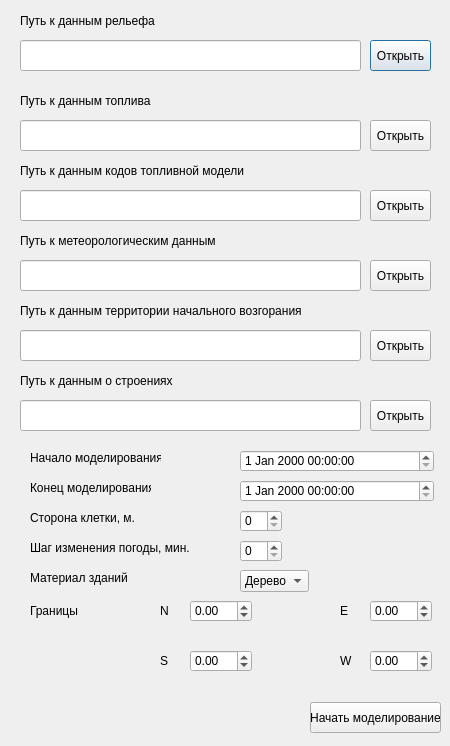
<?xml version="1.0" encoding="UTF-8"?>
<ui version="4.0">
 <class>Dialog</class>
 <widget class="QDialog" name="Dialog">
  <property name="geometry">
   <rect>
    <x>0</x>
    <y>0</y>
    <width>450</width>
    <height>746</height>
   </rect>
  </property>
  <property name="sizePolicy">
   <sizepolicy hsizetype="Fixed" vsizetype="Fixed">
    <horstretch>0</horstretch>
    <verstretch>0</verstretch>
   </sizepolicy>
  </property>
  <property name="windowTitle">
   <string>Настройки модели</string>
  </property>
  <widget class="QLabel" name="label_4">
   <property name="geometry">
    <rect>
     <x>20</x>
     <y>10</y>
     <width>161</width>
     <height>21</height>
    </rect>
   </property>
   <property name="text">
    <string>Путь к данным рельефа</string>
   </property>
  </widget>
  <widget class="QLineEdit" name="relief_path">
   <property name="geometry">
    <rect>
     <x>20</x>
     <y>40</y>
     <width>341</width>
     <height>31</height>
    </rect>
   </property>
  </widget>
  <widget class="QPushButton" name="choose_relief_data_btn">
   <property name="geometry">
    <rect>
     <x>370</x>
     <y>40</y>
     <width>61</width>
     <height>31</height>
    </rect>
   </property>
   <property name="text">
    <string>Открыть</string>
   </property>
   <property name="icon">
    <iconset>
     <normaloff>:/icons/icons/cil-folder-open.png</normaloff>:/icons/icons/cil-folder-open.png</iconset>
   </property>
   <property name="iconSize">
    <size>
     <width>24</width>
     <height>24</height>
    </size>
   </property>
  </widget>
  <widget class="QLabel" name="label_5">
   <property name="geometry">
    <rect>
     <x>20</x>
     <y>90</y>
     <width>161</width>
     <height>21</height>
    </rect>
   </property>
   <property name="text">
    <string>Путь к данным топлива</string>
   </property>
  </widget>
  <widget class="QLineEdit" name="fuel_path">
   <property name="geometry">
    <rect>
     <x>20</x>
     <y>120</y>
     <width>341</width>
     <height>31</height>
    </rect>
   </property>
  </widget>
  <widget class="QPushButton" name="choose_fuel_data_btn">
   <property name="geometry">
    <rect>
     <x>370</x>
     <y>120</y>
     <width>61</width>
     <height>31</height>
    </rect>
   </property>
   <property name="text">
    <string>Открыть</string>
   </property>
   <property name="icon">
    <iconset>
     <normaloff>:/icons/icons/cil-folder-open.png</normaloff>:/icons/icons/cil-folder-open.png</iconset>
   </property>
   <property name="iconSize">
    <size>
     <width>24</width>
     <height>24</height>
    </size>
   </property>
  </widget>
  <widget class="QLabel" name="label_6">
   <property name="geometry">
    <rect>
     <x>20</x>
     <y>160</y>
     <width>341</width>
     <height>21</height>
    </rect>
   </property>
   <property name="text">
    <string>Путь к данным кодов топливной модели</string>
   </property>
  </widget>
  <widget class="QLineEdit" name="fuel_codes_path">
   <property name="geometry">
    <rect>
     <x>20</x>
     <y>190</y>
     <width>341</width>
     <height>31</height>
    </rect>
   </property>
  </widget>
  <widget class="QPushButton" name="choose_fuel_codes_btn">
   <property name="geometry">
    <rect>
     <x>370</x>
     <y>190</y>
     <width>61</width>
     <height>31</height>
    </rect>
   </property>
   <property name="text">
    <string>Открыть</string>
   </property>
   <property name="icon">
    <iconset>
     <normaloff>:/icons/icons/cil-folder-open.png</normaloff>:/icons/icons/cil-folder-open.png</iconset>
   </property>
   <property name="iconSize">
    <size>
     <width>24</width>
     <height>24</height>
    </size>
   </property>
  </widget>
  <widget class="QLabel" name="label_7">
   <property name="geometry">
    <rect>
     <x>20</x>
     <y>230</y>
     <width>351</width>
     <height>21</height>
    </rect>
   </property>
   <property name="text">
    <string>Путь к метеорологическим данным</string>
   </property>
  </widget>
  <widget class="QLineEdit" name="weather_path">
   <property name="geometry">
    <rect>
     <x>20</x>
     <y>260</y>
     <width>341</width>
     <height>31</height>
    </rect>
   </property>
   <property name="text">
    <string/>
   </property>
  </widget>
  <widget class="QPushButton" name="choose_weather_btn">
   <property name="geometry">
    <rect>
     <x>370</x>
     <y>260</y>
     <width>61</width>
     <height>31</height>
    </rect>
   </property>
   <property name="text">
    <string>Открыть</string>
   </property>
   <property name="icon">
    <iconset>
     <normaloff>:/icons/icons/cil-folder-open.png</normaloff>:/icons/icons/cil-folder-open.png</iconset>
   </property>
   <property name="iconSize">
    <size>
     <width>24</width>
     <height>24</height>
    </size>
   </property>
  </widget>
  <widget class="QLabel" name="label_8">
   <property name="geometry">
    <rect>
     <x>20</x>
     <y>300</y>
     <width>351</width>
     <height>21</height>
    </rect>
   </property>
   <property name="text">
    <string>Путь к данным территории начального возгорания</string>
   </property>
  </widget>
  <widget class="QLineEdit" name="ignition_path">
   <property name="geometry">
    <rect>
     <x>20</x>
     <y>330</y>
     <width>341</width>
     <height>31</height>
    </rect>
   </property>
   <property name="text">
    <string/>
   </property>
  </widget>
  <widget class="QPushButton" name="choose_ignition_btn">
   <property name="geometry">
    <rect>
     <x>370</x>
     <y>330</y>
     <width>61</width>
     <height>31</height>
    </rect>
   </property>
   <property name="text">
    <string>Открыть</string>
   </property>
   <property name="icon">
    <iconset>
     <normaloff>:/icons/icons/cil-folder-open.png</normaloff>:/icons/icons/cil-folder-open.png</iconset>
   </property>
   <property name="iconSize">
    <size>
     <width>24</width>
     <height>24</height>
    </size>
   </property>
  </widget>
  <widget class="QLabel" name="label">
   <property name="geometry">
    <rect>
     <x>30</x>
     <y>450</y>
     <width>131</width>
     <height>16</height>
    </rect>
   </property>
   <property name="text">
    <string>Начало моделирования</string>
   </property>
  </widget>
  <widget class="QLabel" name="label_2">
   <property name="geometry">
    <rect>
     <x>30</x>
     <y>480</y>
     <width>121</width>
     <height>16</height>
    </rect>
   </property>
   <property name="text">
    <string>Конец моделирования</string>
   </property>
  </widget>
  <widget class="QDateTimeEdit" name="start">
   <property name="geometry">
    <rect>
     <x>240</x>
     <y>450</y>
     <width>194</width>
     <height>22</height>
    </rect>
   </property>
  </widget>
  <widget class="QDateTimeEdit" name="end">
   <property name="geometry">
    <rect>
     <x>240</x>
     <y>480</y>
     <width>194</width>
     <height>22</height>
    </rect>
   </property>
  </widget>
  <widget class="QLabel" name="label_3">
   <property name="geometry">
    <rect>
     <x>30</x>
     <y>510</y>
     <width>131</width>
     <height>16</height>
    </rect>
   </property>
   <property name="text">
    <string>Сторона клетки, м.</string>
   </property>
  </widget>
  <widget class="QSpinBox" name="side">
   <property name="geometry">
    <rect>
     <x>240</x>
     <y>510</y>
     <width>42</width>
     <height>22</height>
    </rect>
   </property>
   <property name="maximum">
    <number>1000</number>
   </property>
  </widget>
  <widget class="QSpinBox" name="weatherStep">
   <property name="geometry">
    <rect>
     <x>240</x>
     <y>540</y>
     <width>42</width>
     <height>22</height>
    </rect>
   </property>
   <property name="maximum">
    <number>1440</number>
   </property>
  </widget>
  <widget class="QLabel" name="label_9">
   <property name="geometry">
    <rect>
     <x>30</x>
     <y>540</y>
     <width>191</width>
     <height>16</height>
    </rect>
   </property>
   <property name="text">
    <string>Шаг изменения погоды, мин.</string>
   </property>
  </widget>
  <widget class="QLabel" name="label_10">
   <property name="geometry">
    <rect>
     <x>30</x>
     <y>570</y>
     <width>131</width>
     <height>16</height>
    </rect>
   </property>
   <property name="text">
    <string>Материал зданий</string>
   </property>
  </widget>
  <widget class="QComboBox" name="house_material">
   <property name="geometry">
    <rect>
     <x>240</x>
     <y>570</y>
     <width>69</width>
     <height>22</height>
    </rect>
   </property>
   <item>
    <property name="text">
     <string>Дерево</string>
    </property>
   </item>
   <item>
    <property name="text">
     <string>Смешанный</string>
    </property>
   </item>
   <item>
    <property name="text">
     <string>Огнеупорный</string>
    </property>
   </item>
  </widget>
  <widget class="QLabel" name="label_11">
   <property name="geometry">
    <rect>
     <x>160</x>
     <y>600</y>
     <width>21</width>
     <height>21</height>
    </rect>
   </property>
   <property name="text">
    <string>N</string>
   </property>
  </widget>
  <widget class="QDoubleSpinBox" name="west_border">
   <property name="geometry">
    <rect>
     <x>370</x>
     <y>650</y>
     <width>62</width>
     <height>22</height>
    </rect>
   </property>
   <property name="minimum">
    <double>-180.000000000000000</double>
   </property>
   <property name="maximum">
    <double>180.000000000000000</double>
   </property>
  </widget>
  <widget class="QLabel" name="label_12">
   <property name="geometry">
    <rect>
     <x>30</x>
     <y>600</y>
     <width>71</width>
     <height>21</height>
    </rect>
   </property>
   <property name="text">
    <string>Границы</string>
   </property>
  </widget>
  <widget class="QLabel" name="label_13">
   <property name="geometry">
    <rect>
     <x>160</x>
     <y>650</y>
     <width>21</width>
     <height>21</height>
    </rect>
   </property>
   <property name="text">
    <string>S</string>
   </property>
  </widget>
  <widget class="QLabel" name="label_15">
   <property name="geometry">
    <rect>
     <x>340</x>
     <y>600</y>
     <width>21</width>
     <height>21</height>
    </rect>
   </property>
   <property name="text">
    <string>E</string>
   </property>
  </widget>
  <widget class="QLabel" name="label_16">
   <property name="geometry">
    <rect>
     <x>340</x>
     <y>650</y>
     <width>21</width>
     <height>21</height>
    </rect>
   </property>
   <property name="text">
    <string>W</string>
   </property>
  </widget>
  <widget class="QDoubleSpinBox" name="south_border">
   <property name="geometry">
    <rect>
     <x>190</x>
     <y>650</y>
     <width>62</width>
     <height>22</height>
    </rect>
   </property>
   <property name="minimum">
    <double>-90.000000000000000</double>
   </property>
   <property name="maximum">
    <double>90.000000000000000</double>
   </property>
  </widget>
  <widget class="QDoubleSpinBox" name="north_border">
   <property name="geometry">
    <rect>
     <x>190</x>
     <y>600</y>
     <width>62</width>
     <height>22</height>
    </rect>
   </property>
   <property name="decimals">
    <number>2</number>
   </property>
   <property name="minimum">
    <double>-90.000000000000000</double>
   </property>
   <property name="maximum">
    <double>90.000000000000000</double>
   </property>
  </widget>
  <widget class="QDoubleSpinBox" name="east_border">
   <property name="geometry">
    <rect>
     <x>370</x>
     <y>600</y>
     <width>62</width>
     <height>22</height>
    </rect>
   </property>
   <property name="minimum">
    <double>-180.000000000000000</double>
   </property>
   <property name="maximum">
    <double>180.000000000000000</double>
   </property>
  </widget>
  <widget class="QPushButton" name="start_model">
   <property name="geometry">
    <rect>
     <x>310</x>
     <y>702</y>
     <width>131</width>
     <height>31</height>
    </rect>
   </property>
   <property name="text">
    <string>Начать моделирование</string>
   </property>
  </widget>
  <widget class="QPushButton" name="choose_buildings_btn">
   <property name="geometry">
    <rect>
     <x>370</x>
     <y>400</y>
     <width>61</width>
     <height>31</height>
    </rect>
   </property>
   <property name="text">
    <string>Открыть</string>
   </property>
   <property name="icon">
    <iconset>
     <normaloff>:/icons/icons/cil-folder-open.png</normaloff>:/icons/icons/cil-folder-open.png</iconset>
   </property>
   <property name="iconSize">
    <size>
     <width>24</width>
     <height>24</height>
    </size>
   </property>
  </widget>
  <widget class="QLineEdit" name="buildings_path">
   <property name="geometry">
    <rect>
     <x>20</x>
     <y>400</y>
     <width>341</width>
     <height>31</height>
    </rect>
   </property>
   <property name="text">
    <string/>
   </property>
  </widget>
  <widget class="QLabel" name="label_14">
   <property name="geometry">
    <rect>
     <x>20</x>
     <y>370</y>
     <width>351</width>
     <height>21</height>
    </rect>
   </property>
   <property name="text">
    <string>Путь к данным о строениях</string>
   </property>
  </widget>
 </widget>
 <resources/>
 <connections/>
</ui>
